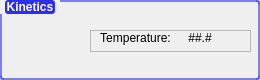
<?xml version="1.0" encoding="UTF-8"?>
<ui version="4.0">
 <class>KNX2</class>
 <widget class="QWidget" name="KNX2">
  <property name="geometry">
   <rect>
    <x>0</x>
    <y>0</y>
    <width>260</width>
    <height>80</height>
   </rect>
  </property>
  <property name="minimumSize">
   <size>
    <width>260</width>
    <height>80</height>
   </size>
  </property>
  <property name="maximumSize">
   <size>
    <width>260</width>
    <height>80</height>
   </size>
  </property>
  <property name="font">
   <font>
    <family>Segoe UI</family>
   </font>
  </property>
  <property name="windowTitle">
   <string>Form</string>
  </property>
  <property name="styleSheet">
   <string notr="true">QGroupBox#KnxBox::title{

	margin: 0px 5px 0px 5px;
	color: rgb(255, 255, 255);
	background-color:rgb(46, 48, 227);

}

QGroupBox#KnxBox{
	
	border: 2px solid rgba(46, 48, 227, 150);
	border-radius: 3px;

}</string>
  </property>
  <layout class="QVBoxLayout" name="verticalLayout">
   <property name="leftMargin">
    <number>0</number>
   </property>
   <property name="topMargin">
    <number>0</number>
   </property>
   <property name="rightMargin">
    <number>0</number>
   </property>
   <property name="bottomMargin">
    <number>0</number>
   </property>
   <item>
    <widget class="QGroupBox" name="KnxBox">
     <property name="sizePolicy">
      <sizepolicy hsizetype="Preferred" vsizetype="Fixed">
       <horstretch>0</horstretch>
       <verstretch>0</verstretch>
      </sizepolicy>
     </property>
     <property name="minimumSize">
      <size>
       <width>260</width>
       <height>80</height>
      </size>
     </property>
     <property name="maximumSize">
      <size>
       <width>260</width>
       <height>80</height>
      </size>
     </property>
     <property name="font">
      <font>
       <family>Segoe UI</family>
       <pointsize>9</pointsize>
       <bold>true</bold>
      </font>
     </property>
     <property name="styleSheet">
      <string notr="true">QGroupBox#KnxBox::title{

	margin: 0px 5px 0px 5px;
	color: rgb(255, 255, 255);
	background-color:rgb(46, 48, 227);
	border-radius: 3px;

}

QGroupBox#KnxBox{
	
	border: 2px solid rgba(46, 48, 227, 150);
	border-radius: 3px;

}</string>
     </property>
     <property name="title">
      <string>Kinetics</string>
     </property>
     <widget class="QPushButton" name="disconnect_btn">
      <property name="geometry">
       <rect>
        <x>10</x>
        <y>25</y>
        <width>30</width>
        <height>30</height>
       </rect>
      </property>
      <property name="sizePolicy">
       <sizepolicy hsizetype="Fixed" vsizetype="Fixed">
        <horstretch>0</horstretch>
        <verstretch>0</verstretch>
       </sizepolicy>
      </property>
      <property name="minimumSize">
       <size>
        <width>30</width>
        <height>30</height>
       </size>
      </property>
      <property name="maximumSize">
       <size>
        <width>30</width>
        <height>30</height>
       </size>
      </property>
      <property name="font">
       <font>
        <pointsize>5</pointsize>
       </font>
      </property>
      <property name="mouseTracking">
       <bool>true</bool>
      </property>
      <property name="toolTip">
       <string>Disconnect KNX2</string>
      </property>
      <property name="layoutDirection">
       <enum>Qt::LeftToRight</enum>
      </property>
      <property name="autoFillBackground">
       <bool>false</bool>
      </property>
      <property name="styleSheet">
       <string notr="true">QPushButton{
	border: none;
	background: none;
}

QPushButton::hover{
	background: white;
	border: 1px raised;
	border-radius: 12px;
}</string>
      </property>
      <property name="text">
       <string/>
      </property>
      <property name="icon">
       <iconset resource="ai.qrc">
        <normaloff>:/img/img/disconnect.png</normaloff>:/img/img/disconnect.png</iconset>
      </property>
      <property name="iconSize">
       <size>
        <width>34</width>
        <height>34</height>
       </size>
      </property>
      <property name="autoRepeat">
       <bool>false</bool>
      </property>
      <property name="autoExclusive">
       <bool>false</bool>
      </property>
      <property name="autoDefault">
       <bool>false</bool>
      </property>
      <property name="default">
       <bool>false</bool>
      </property>
      <property name="flat">
       <bool>false</bool>
      </property>
     </widget>
     <widget class="QPushButton" name="shutdown_btn">
      <property name="geometry">
       <rect>
        <x>50</x>
        <y>25</y>
        <width>30</width>
        <height>30</height>
       </rect>
      </property>
      <property name="sizePolicy">
       <sizepolicy hsizetype="Fixed" vsizetype="Fixed">
        <horstretch>0</horstretch>
        <verstretch>0</verstretch>
       </sizepolicy>
      </property>
      <property name="minimumSize">
       <size>
        <width>30</width>
        <height>30</height>
       </size>
      </property>
      <property name="maximumSize">
       <size>
        <width>30</width>
        <height>30</height>
       </size>
      </property>
      <property name="font">
       <font>
        <pointsize>5</pointsize>
       </font>
      </property>
      <property name="mouseTracking">
       <bool>true</bool>
      </property>
      <property name="toolTip">
       <string>Power Off KNX2</string>
      </property>
      <property name="layoutDirection">
       <enum>Qt::LeftToRight</enum>
      </property>
      <property name="autoFillBackground">
       <bool>false</bool>
      </property>
      <property name="styleSheet">
       <string notr="true">QPushButton{
	border: none;
	background: none;
}

QPushButton::hover{
	background: white;
	border: 1px raised;
	border-radius: 12px;
}</string>
      </property>
      <property name="text">
       <string/>
      </property>
      <property name="icon">
       <iconset resource="ai.qrc">
        <normaloff>:/img/img/power.png</normaloff>:/img/img/power.png</iconset>
      </property>
      <property name="iconSize">
       <size>
        <width>32</width>
        <height>32</height>
       </size>
      </property>
      <property name="autoRepeat">
       <bool>false</bool>
      </property>
      <property name="autoExclusive">
       <bool>false</bool>
      </property>
      <property name="autoDefault">
       <bool>false</bool>
      </property>
      <property name="default">
       <bool>false</bool>
      </property>
      <property name="flat">
       <bool>false</bool>
      </property>
     </widget>
     <widget class="QFrame" name="temp_display">
      <property name="geometry">
       <rect>
        <x>90</x>
        <y>30</y>
        <width>161</width>
        <height>22</height>
       </rect>
      </property>
      <property name="font">
       <font>
        <bold>false</bold>
       </font>
      </property>
      <property name="frameShape">
       <enum>QFrame::StyledPanel</enum>
      </property>
      <property name="frameShadow">
       <enum>QFrame::Raised</enum>
      </property>
      <widget class="QLabel" name="temp1">
       <property name="geometry">
        <rect>
         <x>90</x>
         <y>0</y>
         <width>40</width>
         <height>16</height>
        </rect>
       </property>
       <property name="font">
        <font>
         <bold>false</bold>
        </font>
       </property>
       <property name="text">
        <string>##.#</string>
       </property>
       <property name="alignment">
        <set>Qt::AlignCenter</set>
       </property>
      </widget>
      <widget class="QLabel" name="label_7">
       <property name="geometry">
        <rect>
         <x>130</x>
         <y>0</y>
         <width>31</width>
         <height>16</height>
        </rect>
       </property>
       <property name="minimumSize">
        <size>
         <width>10</width>
         <height>10</height>
        </size>
       </property>
       <property name="text">
        <string/>
       </property>
       <property name="pixmap">
        <pixmap resource="ai.qrc">:/img/img/deg_c.png</pixmap>
       </property>
       <property name="alignment">
        <set>Qt::AlignLeading|Qt::AlignLeft|Qt::AlignVCenter</set>
       </property>
      </widget>
      <widget class="QLabel" name="label_8">
       <property name="geometry">
        <rect>
         <x>0</x>
         <y>0</y>
         <width>91</width>
         <height>16</height>
        </rect>
       </property>
       <property name="minimumSize">
        <size>
         <width>10</width>
         <height>10</height>
        </size>
       </property>
       <property name="text">
        <string>&lt;html&gt;&lt;head/&gt;&lt;body&gt;&lt;p&gt;Temperature:&lt;/p&gt;&lt;/body&gt;&lt;/html&gt;</string>
       </property>
       <property name="alignment">
        <set>Qt::AlignCenter</set>
       </property>
      </widget>
     </widget>
    </widget>
   </item>
  </layout>
 </widget>
 <resources>
  <include location="ai.qrc"/>
 </resources>
 <connections/>
</ui>
